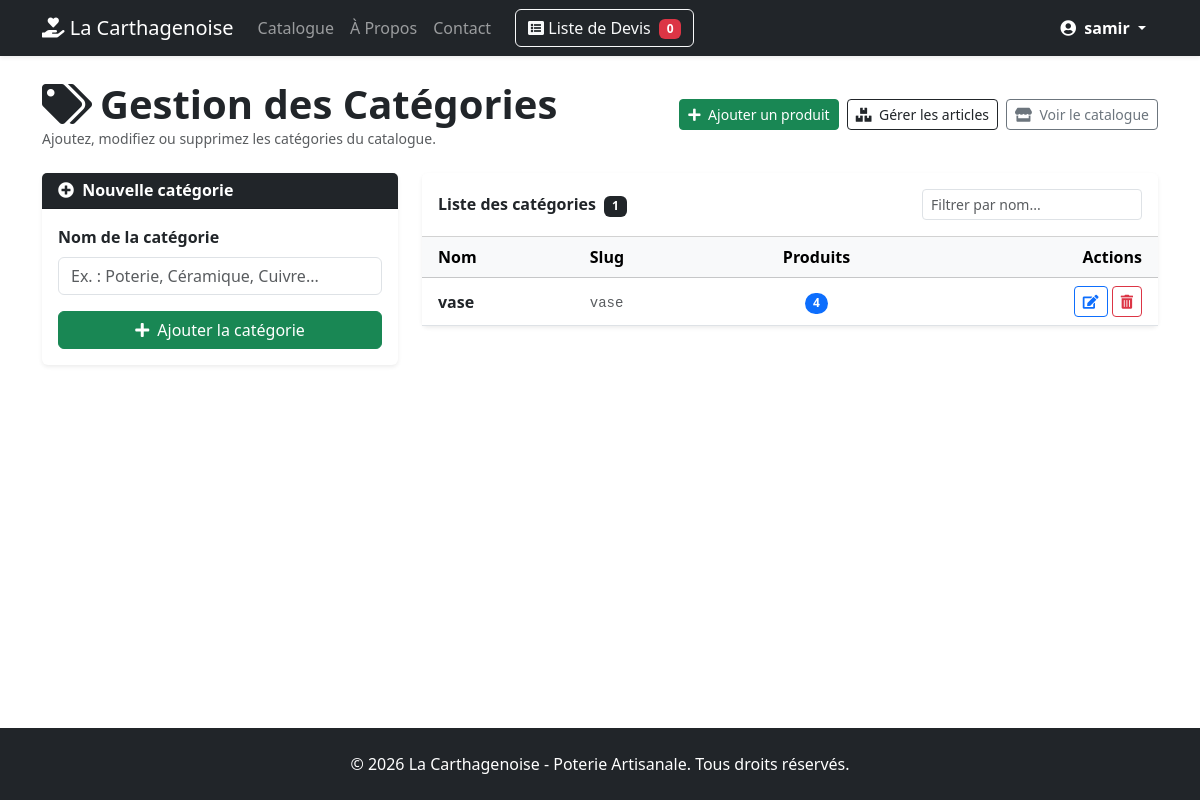
The app's page /gestion/categories/ (signed in), older data.
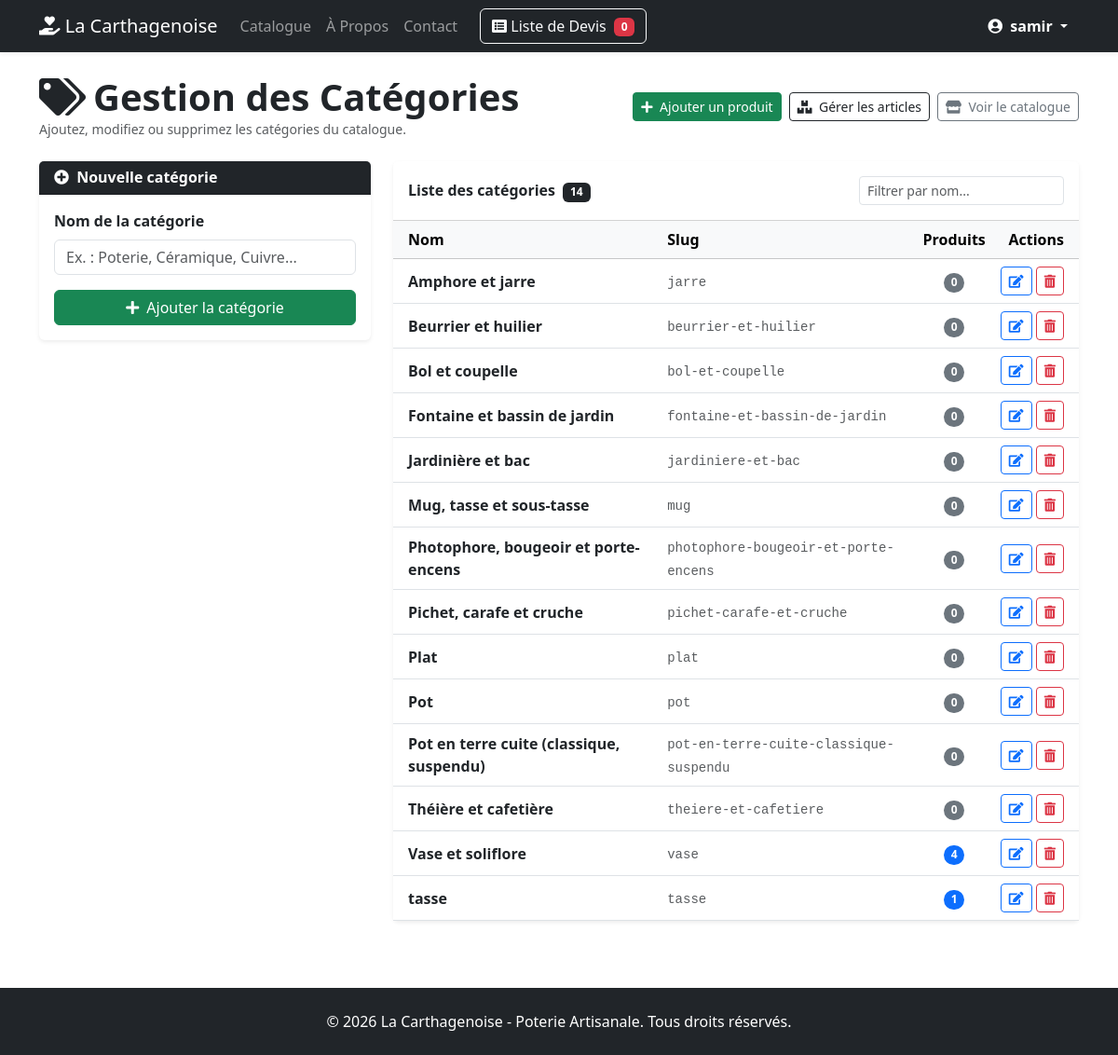
The same page, newer data.
### catalogue/models.py (models this page shows, shortened)
class Categorie(models.Model):
    nom = models.CharField(max_length=100)
    slug = models.SlugField(unique=True, max_length=100, blank=True)

### catalogue/views.py (the view)
# urls.py: path( 'gestion/categories/',        views.liste_categories_admin,        name='liste_categories_admin',    ),
@staff_member_required(login_url='utilisateur:login')
def liste_categories_admin(request):
    categories = Categorie.objects.annotate(nb_produits=Count('produits')).order_by('nom')
    form = CategorieForm()
    if request.method == 'POST':
        form = CategorieForm(request.POST)
        if form.is_valid():
            categorie = form.save()
            messages.success(request, f"La catégorie '{categorie.nom}' a été ajoutée.")
            return redirect('catalogue:liste_categories_admin')
    return render(request, 'catalogue/admin_categories.html', {
        'categories': categories,
        'form': form,
    })

### catalogue/forms.py
class CategorieForm(forms.ModelForm):
    class Meta:
        model = Categorie
        fields = ['nom']
        widgets = {
            'nom': forms.TextInput(attrs={
                'placeholder': 'Ex. : Poterie, Céramique, Cuivre...',
            }),
        }
        labels = {
            'nom': 'Nom de la catégorie',
        }
    def __init__(self, *args, **kwargs):
        super().__init__(*args, **kwargs)
        for field in self.fields.values():
            existing = field.widget.attrs.get('class', '')
            field.widget.attrs['class'] = f"{existing} form-control".strip()

### devis/templatetags/devis_extras.py (called while the page is built)
@register.simple_tag(takes_context=True)
def devis_count(context):
    request = context['request']
    devis_panier = request.session.get(DEVIS_SESSION_KEY)
    if devis_panier:
        return len(devis_panier)
    return 0

### catalogue/templates/catalogue/admin_categories.html (shortened to what the changed rows need)
{% extends 'base.html' %}
{% block content %}
  <div class="d-flex flex-wrap justify-content-between align-items-center gap-2 mb-4">
    <div>
      <h1 class="fw-bold mb-0">
        <i class="fas fa-tags me-2"></i>Gestion des Catégories
      </h1>
    </div>
  </div>
  <div class="row g-4">
    <div class="col-lg-8">
      <div class="card shadow-sm border-0">
        <div class="card-header bg-white d-flex flex-wrap justify-content-between align-items-center gap-2 py-3">
          <span class="fw-bold">
            Liste des catégories <span class="badge bg-dark ms-1">{{ categories|length }}</span>
          </span>
        </div>
        <div class="card-body p-0">
          <div class="table-responsive">
            <table class="table table-hover align-middle mb-0" id="tableCategories">
              <thead class="table-light">
                <tr>
                  <th class="ps-3">Nom</th>
                  <th>Slug</th>
                  <th class="text-center">Produits</th>
                  <th class="text-end pe-3">Actions</th>
                </tr>
              </thead>
              <tbody>
                {% for cat in categories %}
                  <tr class="categorie-row">
                    <td class="ps-3 fw-semibold categorie-nom">
                      <a href="{% url 'catalogue:liste_par_categorie' slug=cat.slug %}" class="text-decoration-none text-dark">
                        {{ cat.nom }}
                      </a>
                    </td>
                    <td>
                      <code class="text-muted">{{ cat.slug }}</code>
                    </td>
                    <td class="text-center">
                      {% if cat.nb_produits %}
                        <span class="badge bg-primary rounded-pill">{{ cat.nb_produits }}</span>
                      {% else %}
                        <span class="badge bg-secondary rounded-pill">0</span>
                      {% endif %}
                    </td>
                    <td class="text-end pe-3 text-nowrap">
                      <a href="{% url 'catalogue:modifier_categorie' cat.id %}"
                         class="btn btn-sm btn-outline-primary"
                         title="Modifier">
                        <i class="fas fa-edit"></i>
                      </a>
                      <a href="{% url 'catalogue:supprimer_categorie' cat.id %}"
                         class="btn btn-sm btn-outline-danger"
                         title="{% if cat.nb_produits %}Supprimer (supprimera aussi {{ cat.nb_produits }} produit(s)){% else %}Supprimer{% endif %}">
                        <i class="fas fa-trash-alt"></i>
                      </a>
                    </td>
                  </tr>
                {% empty %}
                  <tr id="emptyInitialRow">
                    <td colspan="4" class="text-center py-4 text-muted">
                      Aucune catégorie enregistrée pour le moment.
                    </td>
                  </tr>
                {% endfor %}
              </tbody>
            </table>
          </div>
        </div>
      </div>
    </div>
  </div>
{% endblock %}

Row changes from the older to the newer data that the page shows:
added Categorie: nom "Amphore et jarre", slug "jarre", shows "0"
added Categorie: nom "Beurrier et huilier", slug "beurrier-et-huilier", shows "0"
added Categorie: nom "Bol et coupelle", slug "bol-et-coupelle", shows "0"
added Categorie: nom "Fontaine et bassin de jardin", slug "fontaine-et-bassin-de-jardin", shows "0"
added Categorie: nom "Jardinière et bac", slug "jardiniere-et-bac", shows "0"
added Categorie: nom "Mug, tasse et sous-tasse", slug "mug", shows "0"
added Categorie: nom "Photophore, bougeoir et porte-encens", slug "photophore-bougeoir-et-porte-encens", shows "0"
added Categorie: nom "Pichet, carafe et cruche", slug "pichet-carafe-et-cruche", shows "0"
added Categorie: nom "Plat", slug "plat", shows "0"
added Categorie: nom "Pot", slug "pot", shows "0"
added Categorie: nom "Pot en terre cuite (classique, suspendu)", slug "pot-en-terre-cuite-classique-suspendu", shows "0"
added Categorie: nom "Théière et cafetière", slug "theiere-et-cafetiere", shows "0"
changed Categorie "vase": nom "vase" → "Vase et soliflore"
added Categorie: nom "tasse", slug "tasse", nb_produits "1"
Text that changed along with them:
{{ categories|length }}: "1" → "14"
